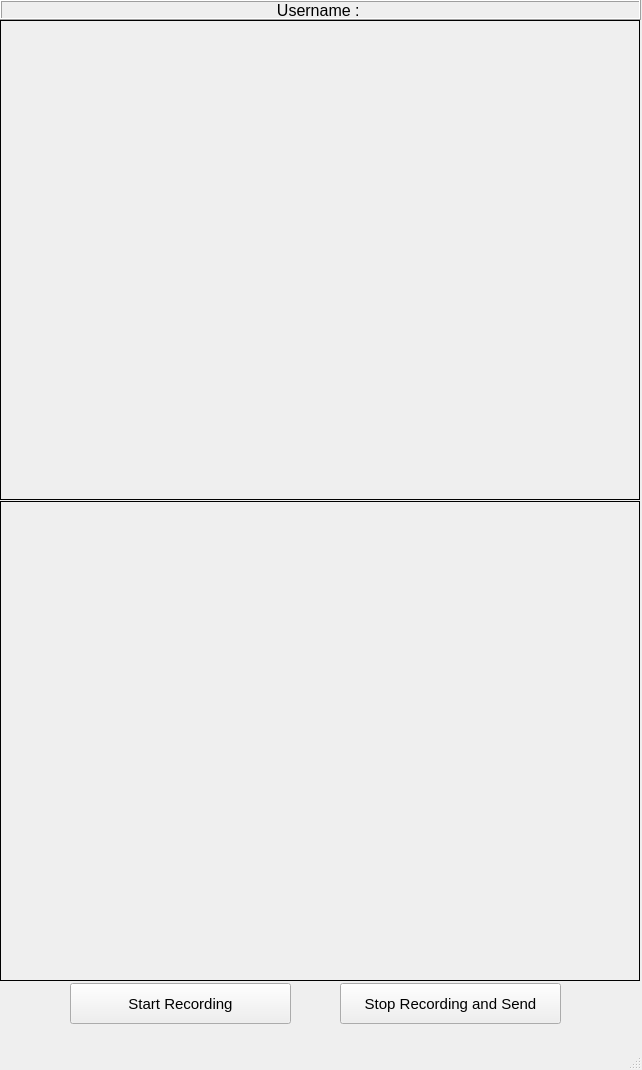
<?xml version="1.0" encoding="UTF-8"?>
<ui version="4.0">
 <class>MainWindow</class>
 <widget class="QMainWindow" name="MainWindow">
  <property name="geometry">
   <rect>
    <x>0</x>
    <y>0</y>
    <width>642</width>
    <height>1070</height>
   </rect>
  </property>
  <property name="windowTitle">
   <string>Sign Language Chat</string>
  </property>
  <widget class="QWidget" name="centralwidget">
   <widget class="QLabel" name="usernameLabel">
    <property name="geometry">
     <rect>
      <x>0</x>
      <y>0</y>
      <width>641</width>
      <height>20</height>
     </rect>
    </property>
    <property name="font">
     <font>
      <pointsize>12</pointsize>
     </font>
    </property>
    <property name="frameShape">
     <enum>QFrame::Box</enum>
    </property>
    <property name="frameShadow">
     <enum>QFrame::Raised</enum>
    </property>
    <property name="text">
     <string>Username : </string>
    </property>
    <property name="alignment">
     <set>Qt::AlignCenter</set>
    </property>
   </widget>
   <widget class="QLabel" name="recvLabel">
    <property name="geometry">
     <rect>
      <x>0</x>
      <y>20</y>
      <width>640</width>
      <height>480</height>
     </rect>
    </property>
    <property name="frameShape">
     <enum>QFrame::Box</enum>
    </property>
    <property name="text">
     <string/>
    </property>
   </widget>
   <widget class="QLabel" name="sendLabel">
    <property name="geometry">
     <rect>
      <x>0</x>
      <y>501</y>
      <width>640</width>
      <height>480</height>
     </rect>
    </property>
    <property name="frameShape">
     <enum>QFrame::Box</enum>
    </property>
    <property name="text">
     <string/>
    </property>
   </widget>
   <widget class="QPushButton" name="startButton">
    <property name="geometry">
     <rect>
      <x>70</x>
      <y>983</y>
      <width>221</width>
      <height>41</height>
     </rect>
    </property>
    <property name="font">
     <font>
      <pointsize>11</pointsize>
     </font>
    </property>
    <property name="text">
     <string>Start Recording</string>
    </property>
   </widget>
   <widget class="QPushButton" name="stopButton">
    <property name="geometry">
     <rect>
      <x>340</x>
      <y>983</y>
      <width>221</width>
      <height>41</height>
     </rect>
    </property>
    <property name="font">
     <font>
      <pointsize>11</pointsize>
     </font>
    </property>
    <property name="text">
     <string>Stop Recording and Send</string>
    </property>
   </widget>
  </widget>
  <widget class="QMenuBar" name="menubar">
   <property name="geometry">
    <rect>
     <x>0</x>
     <y>0</y>
     <width>642</width>
     <height>20</height>
    </rect>
   </property>
  </widget>
  <widget class="QStatusBar" name="statusbar"/>
 </widget>
 <resources/>
 <connections/>
</ui>
